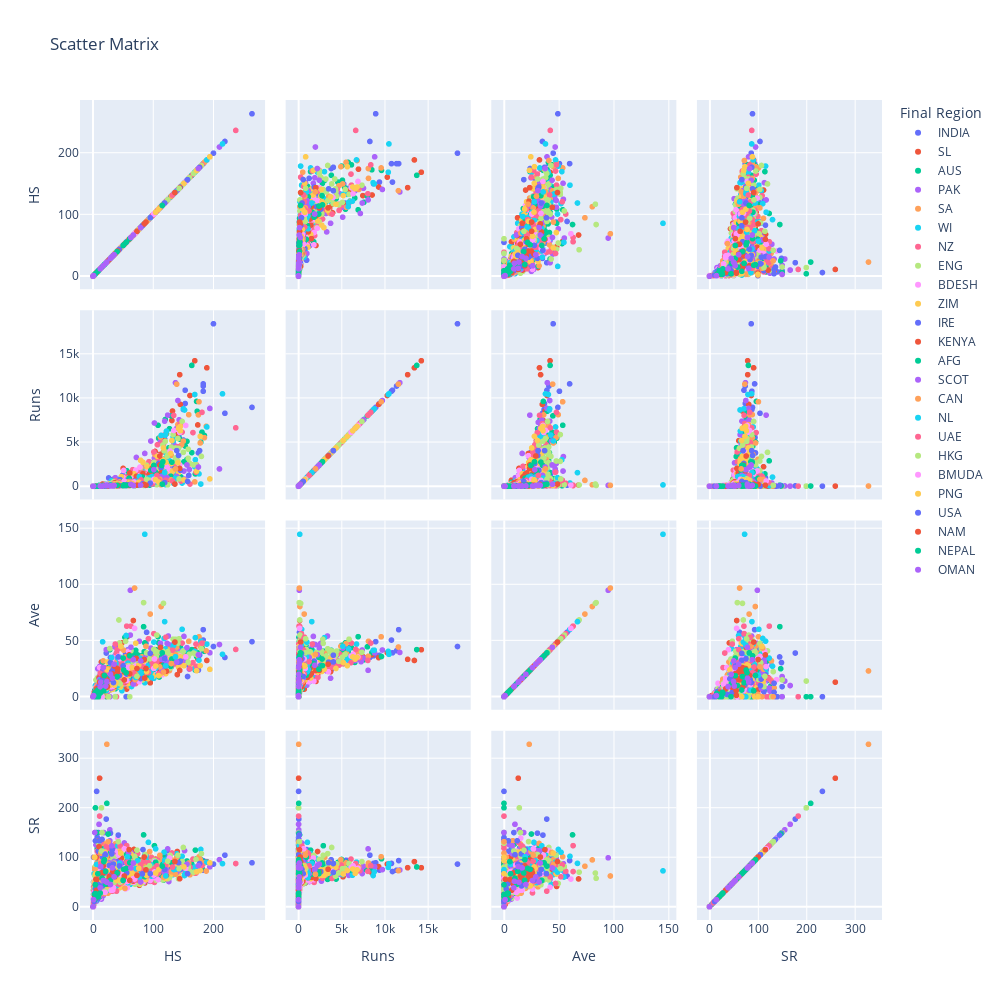

The code cell stored with this chart in its notebook:
### Code cell
px.scatter_matrix(odi, dimensions=["HS", "Runs", "Ave", "SR"], color="Final Region", 
                  height=1000, width=1000, title='Scatter Matrix', hover_name="Player", hover_data=["Player"])
